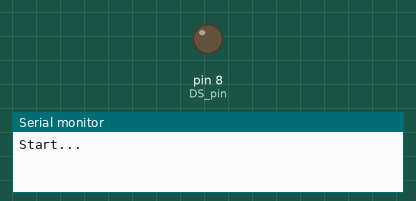
This sketch was run on a simulated Arduino Uno, built with avr-gcc and run on an emulated ATmega328P. Parts: output pins drawn as LEDs (lit = HIGH), the last lines printed to the serial monitor. Pins used as bus, display or sensor lines are not drawn.

Above: at 0.5 s.
At 4.1 s:
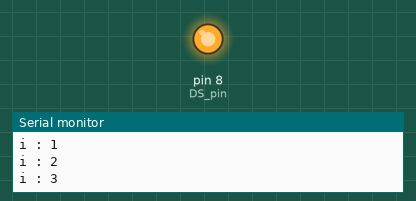
Timing chart, 0 to 6.0 s (numbered marks = the images above):
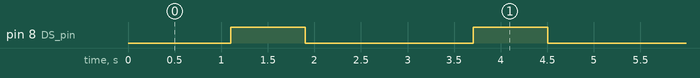

Measured:
- by itself, pin 8 (DS_pin): alternates HIGH for 0.80 s and LOW for 1.8 s

The sketch:

75HC595.ino
```cpp
int DS_pin = 8;
int STCP_pin = 9;
int SHCP_pin = 10;


void setup() {
  pinMode(DS_pin, OUTPUT);
  pinMode(STCP_pin, OUTPUT);
  pinMode(SHCP_pin, OUTPUT);

  Serial.begin(9600);
  writeing();
}

boolean registers[8];

void writeing(){
  digitalWrite(SHCP_pin, LOW);

  for(int i=7; i>=0; i--){
    digitalWrite(STCP_pin, LOW);
    digitalWrite(DS_pin, registers[i]);
    digitalWrite(STCP_pin, HIGH);
  }
  digitalWrite(SHCP_pin, HIGH);
}

void loop() {
  Serial.println("Start...");
  delay(1000);
  //ON
  for(int i = 0 ; i<8; i++){
    registers[i]=HIGH;
    delay(100);
    writeing();
    Serial.print("i : ");
    Serial.println(i);
  }
  //OFF
  for(int i = 0; i<8; i++){
    registers[i]=LOW;
    delay(100);
    writeing();
    Serial.print("i : ");
    Serial.println(i);
  }

}
```
